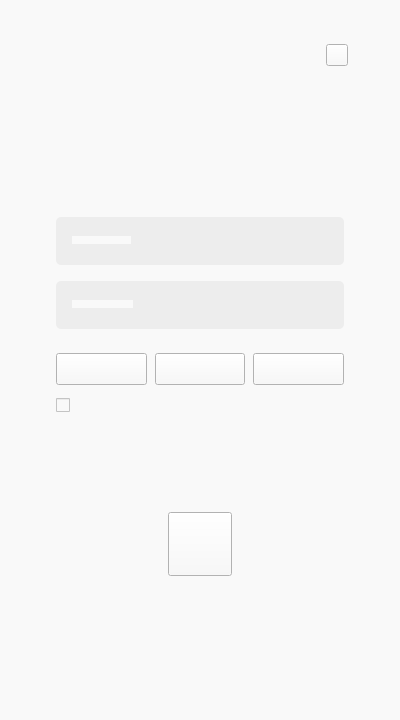
<?xml version="1.0" encoding="UTF-8"?>
<ui version="4.0">
 <class>Form</class>
 <widget class="QWidget" name="Form">
  <property name="geometry">
   <rect>
    <x>0</x>
    <y>0</y>
    <width>400</width>
    <height>720</height>
   </rect>
  </property>
  <property name="windowTitle">
   <string>Widget</string>
  </property>
  <property name="windowOpacity">
   <double>1.000000000000000</double>
  </property>
  <property name="styleSheet">
   <string notr="true">background-color: rgb(249, 249, 249);</string>
  </property>
  <widget class="QLineEdit" name="username_line_edit">
   <property name="geometry">
    <rect>
     <x>56</x>
     <y>217</y>
     <width>288</width>
     <height>48</height>
    </rect>
   </property>
   <property name="styleSheet">
    <string notr="true">QLineEdit {
	border-radius: 5px;
	color: rgb(51, 51, 51);
	font: 75 8pt &quot;Microsoft YaHei&quot;;
	background-color: rgb(237, 237, 237);
}
QLineEdit::hover {
	background-color: rgb(231, 231, 231);
}
QLineEdit::focus {
	border: 2px solid rgb(51, 51, 51);
	background-color: rgb(249, 249, 249);
}</string>
   </property>
  </widget>
  <widget class="QLineEdit" name="password_line_edit">
   <property name="geometry">
    <rect>
     <x>56</x>
     <y>281</y>
     <width>288</width>
     <height>48</height>
    </rect>
   </property>
   <property name="styleSheet">
    <string notr="true">QLineEdit {
	border-radius: 5px;
	color: rgb(51, 51, 51);
	font: 75 8pt &quot;Microsoft YaHei&quot;;
	background-color: rgb(237, 237, 237);
}
QLineEdit::hover {
	background-color: rgb(231, 231, 231);
}
QLineEdit::focus {
	border: 2px solid rgb(51, 51, 51);
	background-color: rgb(249, 249, 249);
}</string>
   </property>
   <property name="echoMode">
    <enum>QLineEdit::Password</enum>
   </property>
  </widget>
  <widget class="QLabel" name="sign_in_label">
   <property name="geometry">
    <rect>
     <x>160</x>
     <y>159</y>
     <width>80</width>
     <height>33</height>
    </rect>
   </property>
   <property name="styleSheet">
    <string notr="true">border-image: url(:/resources/resources/Sign_in.png);</string>
   </property>
   <property name="text">
    <string/>
   </property>
  </widget>
  <widget class="QPushButton" name="facebook_button">
   <property name="geometry">
    <rect>
     <x>56</x>
     <y>353</y>
     <width>91</width>
     <height>32</height>
    </rect>
   </property>
   <property name="styleSheet">
    <string notr="true">QPushButton {
	border-image: url(:/resources/resources/Facebook.png);
}
QPushButton::hover {
	border-image: url(:/resources/resources/Facebook_hovered.png);
}</string>
   </property>
   <property name="text">
    <string/>
   </property>
  </widget>
  <widget class="QPushButton" name="google_button">
   <property name="geometry">
    <rect>
     <x>155</x>
     <y>353</y>
     <width>90</width>
     <height>32</height>
    </rect>
   </property>
   <property name="styleSheet">
    <string notr="true">QPushButton {
	border-image: url(:/resources/resources/Google.png);
}
QPushButton::hover {
	border-image: url(:/resources/resources/Google_hovered.png);
}</string>
   </property>
   <property name="text">
    <string/>
   </property>
  </widget>
  <widget class="QPushButton" name="apple_button">
   <property name="geometry">
    <rect>
     <x>253</x>
     <y>353</y>
     <width>91</width>
     <height>32</height>
    </rect>
   </property>
   <property name="styleSheet">
    <string notr="true">QPushButton {
	border-image: url(:/resources/resources/Apple.png);
}
QPushButton::hover {
	border-image: url(:/resources/resources/Apple_hovered.png);
}</string>
   </property>
   <property name="text">
    <string/>
   </property>
  </widget>
  <widget class="QPushButton" name="help_tooltip">
   <property name="geometry">
    <rect>
     <x>326</x>
     <y>44</y>
     <width>22</width>
     <height>22</height>
    </rect>
   </property>
   <property name="styleSheet">
    <string notr="true">border-image: url(:/resources/resources/Help2.png);</string>
   </property>
   <property name="text">
    <string/>
   </property>
  </widget>
  <widget class="QCheckBox" name="stay_signed_in_checkbox">
   <property name="geometry">
    <rect>
     <x>56</x>
     <y>395</y>
     <width>17</width>
     <height>21</height>
    </rect>
   </property>
   <property name="styleSheet">
    <string notr="true">QCheckBox::indicator:unchecked {
	border-image: url(:/resources/resources/Checkbox_unchecked.png);
}
QCheckBox::indicator:unchecked:hover {
	border-image: url(:/resources/resources/Checkbox_unchecked_hovered.png);
}
QCheckBox::indicator:checked {
	border-image: url(:/resources/resources/Checkbox_checked.png);
}
QCheckBox::indicator:checked:hover {
	border-image: url(:/resources/resources/Checkbox_checked_hovered.png);
}</string>
   </property>
   <property name="text">
    <string/>
   </property>
  </widget>
  <widget class="QPushButton" name="login_button">
   <property name="geometry">
    <rect>
     <x>168</x>
     <y>512</y>
     <width>64</width>
     <height>64</height>
    </rect>
   </property>
   <property name="styleSheet">
    <string notr="true">QPushButton {
	border-image: url(:/resources/resources/Login_button.png);
}
QPushButton::hover {
	border-image: url(:/resources/resources/Login_button_hovered.png);
}</string>
   </property>
   <property name="text">
    <string/>
   </property>
  </widget>
  <widget class="QLabel" name="version_label">
   <property name="geometry">
    <rect>
     <x>298</x>
     <y>657</y>
     <width>48</width>
     <height>18</height>
    </rect>
   </property>
   <property name="styleSheet">
    <string notr="true">QLabel {
	border-image: url(:/resources/resources/version_label.png);
}
QLabel::hover {
	border-image: url(:/resources/resources/version_label_hovered.png);
}</string>
   </property>
   <property name="text">
    <string/>
   </property>
  </widget>
  <widget class="QLabel" name="label_1">
   <property name="geometry">
    <rect>
     <x>156</x>
     <y>637</y>
     <width>88</width>
     <height>18</height>
    </rect>
   </property>
   <property name="styleSheet">
    <string notr="true">QLabel {
	border-image: url(:/resources/resources/Label_1.png);
}
QLabel::hover {
	border-image: url(:/resources/resources/Label_1_hovered.png);
}</string>
   </property>
   <property name="text">
    <string/>
   </property>
  </widget>
  <widget class="QLabel" name="label_2">
   <property name="geometry">
    <rect>
     <x>149</x>
     <y>654</y>
     <width>102</width>
     <height>18</height>
    </rect>
   </property>
   <property name="styleSheet">
    <string notr="true">QLabel {
	border-image: url(:/resources/resources/Label_2.png);
}
QLabel::hover {
	border-image: url(:/resources/resources/Label_2_hovered.png);
}</string>
   </property>
   <property name="text">
    <string/>
   </property>
  </widget>
  <widget class="QLabel" name="checkbox_label">
   <property name="geometry">
    <rect>
     <x>77</x>
     <y>395</y>
     <width>94</width>
     <height>22</height>
    </rect>
   </property>
   <property name="styleSheet">
    <string notr="true">QLabel {
	border-image: url(:/resources/resources/Checkbox_label.png);
}
QLabel::hover {
	border-image: url(:/resources/resources/Checkbox_label_hovered.png);
}</string>
   </property>
   <property name="text">
    <string/>
   </property>
  </widget>
  <widget class="QLabel" name="username_label">
   <property name="geometry">
    <rect>
     <x>72</x>
     <y>236</y>
     <width>59</width>
     <height>8</height>
    </rect>
   </property>
   <property name="styleSheet">
    <string notr="true">border-image: url(:/resources/resources/Username_label.png);</string>
   </property>
   <property name="text">
    <string/>
   </property>
  </widget>
  <widget class="QLabel" name="password_label">
   <property name="geometry">
    <rect>
     <x>72</x>
     <y>300</y>
     <width>61</width>
     <height>8</height>
    </rect>
   </property>
   <property name="styleSheet">
    <string notr="true">border-image: url(:/resources/resources/Password_label.png);</string>
   </property>
   <property name="text">
    <string/>
   </property>
  </widget>
  <widget class="QLabel" name="valorant_logo">
   <property name="geometry">
    <rect>
     <x>168</x>
     <y>51</y>
     <width>66</width>
     <height>61</height>
    </rect>
   </property>
   <property name="styleSheet">
    <string notr="true">border-image: url(:/resources/resources/VALORANT.png);</string>
   </property>
   <property name="text">
    <string/>
   </property>
  </widget>
 </widget>
 <tabstops>
  <tabstop>help_tooltip</tabstop>
  <tabstop>username_line_edit</tabstop>
  <tabstop>password_line_edit</tabstop>
  <tabstop>facebook_button</tabstop>
  <tabstop>google_button</tabstop>
  <tabstop>apple_button</tabstop>
  <tabstop>stay_signed_in_checkbox</tabstop>
  <tabstop>login_button</tabstop>
 </tabstops>
 <resources>
  <include location="Widget_Resources.qrc"/>
 </resources>
 <connections/>
</ui>
